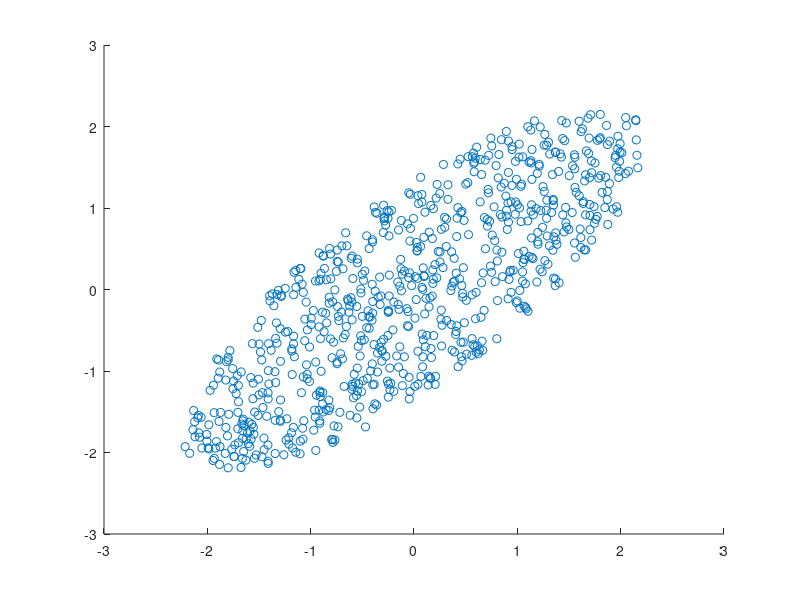

Reproduce this figure in MATLAB.
%Vector Algebra Examples
%Trace

vec_1 = rand(1,4);
vec_2 = rand(4, 4);

%Trace

trace(vec_2)

%Transpose

vec_2'

%diagonal

diag(vec_2)

%matrix multiplication

result = vec_2*vec_2

%elementwise matrix multiplication

result = vec_2.*vec_2 %There is a dot

%inner product in 1D vector

vec_1*vec_1'


%firt element
 vec_1(1)
 
 %last element
 
 vec_1(end)
 
 %find values in vector
 
 find(vec_1>0.5)
 
 
 %horizontal stacking
 
 [vec_1,vec_1]
 
 %vertical stacking
 
 [vec_1;vec_1]
 
 %determinant
 
 det(vec_2)
 
 %%
 %Eigenvalue plot
circle_points = rand(1000,2)*2-1;
scatter(circle_points(:,1), circle_points(:,2))
distances = circle_points(:,1).^2 + circle_points(:,2).^2 ;
distances = sqrt(distances);
index = find(distances<1);
inner_circle = circle_points(index,:);
scatter(inner_circle(:,1), inner_circle(:,2))
axis equal

transf_matrix = [2,1;1,2];
transf_dots = transf_matrix*inner_circle';
scatter(transf_dots(1,:), transf_dots(2,:))
eig(transf_matrix)
 
 
 
 